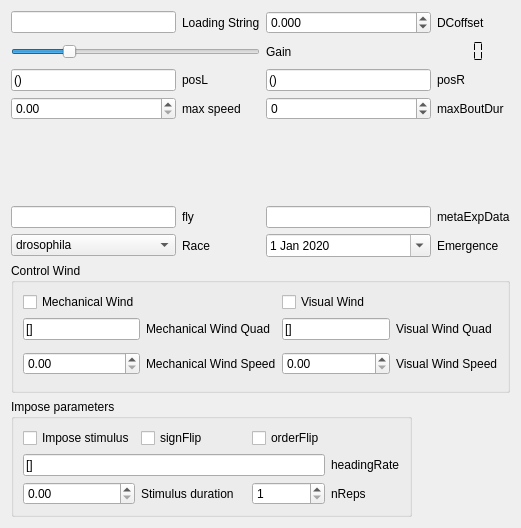
     <widget class="QWidget" name="tab">
      <attribute name="title">
       <string>General</string>
      </attribute>
      <layout class="QFormLayout" name="formLayout">
       <item row="1" column="0">
        <widget class="QGroupBox" name="groupBox_10">
         <property name="enabled">
          <bool>true</bool>
         </property>
         <property name="title">
          <string>Control Wind</string>
         </property>
         <layout class="QGridLayout" name="gridLayout_7">
          <item row="4" column="4">
           <widget class="QLabel" name="label_160">
            <property name="enabled">
             <bool>true</bool>
            </property>
            <property name="text">
             <string>Visual Wind Speed</string>
            </property>
           </widget>
          </item>
          <item row="1" column="0" colspan="2">
           <widget class="QLineEdit" name="mechanicalWindQuad">
            <property name="enabled">
             <bool>true</bool>
            </property>
            <property name="toolTip">
             <string>&lt;html&gt;&lt;head/&gt;&lt;body&gt;&lt;p&gt;Add &lt;span style=&quot; font-weight:600;&quot;&gt;4 &lt;/span&gt;items&lt;/p&gt;&lt;p&gt;[0, 0, 0, 0]&lt;/p&gt;&lt;/body&gt;&lt;/html&gt;</string>
            </property>
            <property name="text">
             <string>[]</string>
            </property>
           </widget>
          </item>
          <item row="4" column="3">
           <widget class="QDoubleSpinBox" name="visualWindSpeed">
            <property name="enabled">
             <bool>true</bool>
            </property>
            <property name="singleStep">
             <double>0.050000000000000</double>
            </property>
           </widget>
          </item>
          <item row="1" column="3">
           <widget class="QLineEdit" name="visualWindQuad">
            <property name="enabled">
             <bool>true</bool>
            </property>
            <property name="toolTip">
             <string>&lt;html&gt;&lt;head/&gt;&lt;body&gt;&lt;p&gt;Add &lt;span style=&quot; font-weight:600;&quot;&gt;4 &lt;/span&gt;items&lt;/p&gt;&lt;p&gt;[0, 0, 0, 0]&lt;/p&gt;&lt;/body&gt;&lt;/html&gt;</string>
            </property>
            <property name="text">
             <string>[]</string>
            </property>
           </widget>
          </item>
          <item row="1" column="4">
           <widget class="QLabel" name="label_31">
            <property name="enabled">
             <bool>true</bool>
            </property>
            <property name="text">
             <string>Visual Wind Quad</string>
            </property>
           </widget>
          </item>
          <item row="4" column="2">
           <widget class="QLabel" name="label_152">
            <property name="enabled">
             <bool>true</bool>
            </property>
            <property name="text">
             <string>Mechanical Wind Speed</string>
            </property>
           </widget>
          </item>
          <item row="0" column="3" colspan="2">
           <widget class="QCheckBox" name="loadVisualWind">
            <property name="enabled">
             <bool>true</bool>
            </property>
            <property name="text">
             <string>Visual Wind</string>
            </property>
           </widget>
          </item>
          <item row="3" column="0" rowspan="3" colspan="2">
           <widget class="QDoubleSpinBox" name="mechanicalWindSpeed">
            <property name="enabled">
             <bool>true</bool>
            </property>
            <property name="singleStep">
             <double>0.050000000000000</double>
            </property>
           </widget>
          </item>
          <item row="1" column="2">
           <widget class="QLabel" name="label_8">
            <property name="enabled">
             <bool>true</bool>
            </property>
            <property name="text">
             <string>Mechanical Wind Quad</string>
            </property>
           </widget>
          </item>
          <item row="0" column="0" colspan="2">
           <widget class="QCheckBox" name="loadMechanicalWind">
            <property name="enabled">
             <bool>true</bool>
            </property>
            <property name="text">
             <string>Mechanical Wind</string>
            </property>
           </widget>
          </item>
         </layout>
        </widget>
       </item>
       <item row="0" column="0" colspan="2">
        <layout class="QGridLayout" name="gridLayout_3">
         <item row="6" column="2">
          <widget class="QSpinBox" name="maxBoutDur">
           <property name="enabled">
            <bool>true</bool>
           </property>
           <property name="minimum">
            <number>-9999</number>
           </property>
           <property name="maximum">
            <number>99999</number>
           </property>
           <property name="singleStep">
            <number>0</number>
           </property>
          </widget>
         </item>
         <item row="3" column="0" colspan="2">
          <widget class="QSlider" name="gain">
           <property name="enabled">
            <bool>true</bool>
           </property>
           <property name="maximum">
            <number>32</number>
           </property>
           <property name="value">
            <number>7</number>
           </property>
           <property name="orientation">
            <enum>Qt::Horizontal</enum>
           </property>
          </widget>
         </item>
         <item row="4" column="3">
          <widget class="QLabel" name="label_20">
           <property name="enabled">
            <bool>true</bool>
           </property>
           <property name="text">
            <string>posR</string>
           </property>
          </widget>
         </item>
         <item row="3" column="3">
          <widget class="QLCDNumber" name="lcdGain">
           <property name="enabled">
            <bool>true</bool>
           </property>
           <property name="frameShape">
            <enum>QFrame::NoFrame</enum>
           </property>
           <property name="numDigits">
            <number>2</number>
           </property>
           <property name="segmentStyle">
            <enum>QLCDNumber::Flat</enum>
           </property>
          </widget>
         </item>
         <item row="1" column="3">
          <widget class="QLabel" name="label_3">
           <property name="enabled">
            <bool>true</bool>
           </property>
           <property name="text">
            <string>DCoffset</string>
           </property>
          </widget>
         </item>
         <item row="1" column="1">
          <widget class="QLabel" name="label">
           <property name="enabled">
            <bool>true</bool>
           </property>
           <property name="text">
            <string>Loading String</string>
           </property>
          </widget>
         </item>
         <item row="4" column="1">
          <widget class="QLabel" name="label_19">
           <property name="enabled">
            <bool>true</bool>
           </property>
           <property name="text">
            <string>posL</string>
           </property>
          </widget>
         </item>
         <item row="1" column="0">
          <widget class="QLineEdit" name="loadingString">
           <property name="enabled">
            <bool>true</bool>
           </property>
          </widget>
         </item>
         <item row="11" column="2">
          <widget class="QDateEdit" name="emergence">
           <property name="date">
            <date>
             <year>2020</year>
             <month>1</month>
             <day>1</day>
            </date>
           </property>
           <property name="calendarPopup">
            <bool>true</bool>
           </property>
          </widget>
         </item>
         <item row="11" column="1">
          <widget class="QLabel" name="label_6">
           <property name="text">
            <string>Race</string>
           </property>
          </widget>
         </item>
         <item row="6" column="3">
          <widget class="QLabel" name="label_22">
           <property name="enabled">
            <bool>true</bool>
           </property>
           <property name="text">
            <string>maxBoutDur</string>
           </property>
          </widget>
         </item>
         <item row="11" column="0">
          <widget class="QComboBox" name="race">
           <item>
            <property name="text">
             <string>drosophila</string>
            </property>
           </item>
           <item>
            <property name="text">
             <string>apple</string>
            </property>
           </item>
           <item>
            <property name="text">
             <string>hawthorn</string>
            </property>
           </item>
           <item>
            <property name="text">
             <string>unknown</string>
            </property>
           </item>
          </widget>
         </item>
         <item row="4" column="0">
          <widget class="QLineEdit" name="posL">
           <property name="enabled">
            <bool>true</bool>
           </property>
           <property name="toolTip">
            <string>&lt;html&gt;&lt;head/&gt;&lt;body&gt;&lt;p&gt;Add &lt;span style=&quot; font-weight:600;&quot;&gt;2 &lt;/span&gt;items&lt;/p&gt;&lt;p&gt;(0, 0)&lt;/p&gt;&lt;/body&gt;&lt;/html&gt;</string>
           </property>
           <property name="text">
            <string>()</string>
           </property>
          </widget>
         </item>
         <item row="6" column="1">
          <widget class="QLabel" name="label_13">
           <property name="enabled">
            <bool>true</bool>
           </property>
           <property name="text">
            <string>max speed</string>
           </property>
          </widget>
         </item>
         <item row="10" column="3">
          <widget class="QLabel" name="label_50">
           <property name="text">
            <string>metaExpData</string>
           </property>
          </widget>
         </item>
         <item row="4" column="2">
          <widget class="QLineEdit" name="posR">
           <property name="enabled">
            <bool>true</bool>
           </property>
           <property name="toolTip">
            <string>&lt;html&gt;&lt;head/&gt;&lt;body&gt;&lt;p&gt;Add &lt;span style=&quot; font-weight:600;&quot;&gt;2 &lt;/span&gt;items&lt;/p&gt;&lt;p&gt;(0, 0)&lt;/p&gt;&lt;/body&gt;&lt;/html&gt;</string>
           </property>
           <property name="text">
            <string>()</string>
           </property>
          </widget>
         </item>
         <item row="11" column="3">
          <widget class="QLabel" name="label_7">
           <property name="text">
            <string>Emergence</string>
           </property>
          </widget>
         </item>
         <item row="6" column="0">
          <widget class="QDoubleSpinBox" name="maxSpeed">
           <property name="enabled">
            <bool>true</bool>
           </property>
          </widget>
         </item>
         <item row="7" column="1">
          <spacer name="verticalSpacer">
           <property name="orientation">
            <enum>Qt::Vertical</enum>
           </property>
           <property name="sizeHint" stdset="0">
            <size>
             <width>20</width>
             <height>40</height>
            </size>
           </property>
          </spacer>
         </item>
         <item row="1" column="2">
          <widget class="QDoubleSpinBox" name="DCoffset">
           <property name="enabled">
            <bool>true</bool>
           </property>
           <property name="decimals">
            <number>3</number>
           </property>
           <property name="minimum">
            <double>-99.989999999999995</double>
           </property>
          </widget>
         </item>
         <item row="3" column="2">
          <widget class="QLabel" name="label_2">
           <property name="enabled">
            <bool>true</bool>
           </property>
           <property name="text">
            <string>Gain</string>
           </property>
          </widget>
         </item>
         <item row="10" column="0">
          <widget class="QLineEdit" name="fly"/>
         </item>
         <item row="10" column="1">
          <widget class="QLabel" name="label_49">
           <property name="text">
            <string>fly</string>
           </property>
          </widget>
         </item>
         <item row="10" column="2">
          <widget class="QLineEdit" name="metaExpData"/>
         </item>
         <item row="7" column="0">
          <spacer name="verticalSpacer_2">
           <property name="orientation">
            <enum>Qt::Vertical</enum>
           </property>
           <property name="sizeHint" stdset="0">
            <size>
             <width>20</width>
             <height>40</height>
            </size>
           </property>
          </spacer>
         </item>
         <item row="8" column="1">
          <spacer name="verticalSpacer_3">
           <property name="orientation">
            <enum>Qt::Vertical</enum>
           </property>
           <property name="sizeHint" stdset="0">
            <size>
             <width>20</width>
             <height>40</height>
            </size>
           </property>
          </spacer>
         </item>
        </layout>
       </item>
       <item row="2" column="0">
        <widget class="QGroupBox" name="groupBox">
         <property name="enabled">
          <bool>true</bool>
         </property>
         <property name="title">
          <string>Impose parameters</string>
         </property>
         <property name="checkable">
          <bool>false</bool>
         </property>
         <layout class="QGridLayout" name="gridLayout_4">
          <item row="2" column="2" colspan="2">
           <widget class="QLabel" name="label_364">
            <property name="enabled">
             <bool>true</bool>
            </property>
            <property name="text">
             <string>Stimulus duration</string>
            </property>
           </widget>
          </item>
          <item row="2" column="1">
           <widget class="QDoubleSpinBox" name="imposeStimulusDuration">
            <property name="enabled">
             <bool>true</bool>
            </property>
           </widget>
          </item>
          <item row="0" column="1">
           <widget class="QCheckBox" name="imposeStimulus">
            <property name="enabled">
             <bool>true</bool>
            </property>
            <property name="text">
             <string>Impose stimulus</string>
            </property>
           </widget>
          </item>
          <item row="0" column="2">
           <widget class="QCheckBox" name="signFlip">
            <property name="enabled">
             <bool>true</bool>
            </property>
            <property name="text">
             <string>signFlip</string>
            </property>
           </widget>
          </item>
          <item row="2" column="7">
           <widget class="QLabel" name="label_371">
            <property name="enabled">
             <bool>true</bool>
            </property>
            <property name="text">
             <string>nReps</string>
            </property>
           </widget>
          </item>
          <item row="2" column="6">
           <widget class="QSpinBox" name="nReps">
            <property name="enabled">
             <bool>true</bool>
            </property>
            <property name="minimum">
             <number>1</number>
            </property>
           </widget>
          </item>
          <item row="0" column="6">
           <widget class="QCheckBox" name="orderFlip">
            <property name="enabled">
             <bool>true</bool>
            </property>
            <property name="text">
             <string>orderFlip</string>
            </property>
           </widget>
          </item>
          <item row="1" column="7">
           <widget class="QLabel" name="label_363">
            <property name="enabled">
             <bool>true</bool>
            </property>
            <property name="text">
             <string>headingRate</string>
            </property>
           </widget>
          </item>
          <item row="1" column="1" colspan="6">
           <widget class="QLineEdit" name="headingRate">
            <property name="enabled">
             <bool>true</bool>
            </property>
            <property name="toolTip">
             <string>&lt;html&gt;&lt;head/&gt;&lt;body&gt;&lt;p&gt;Add &lt;span style=&quot; font-weight:600;&quot;&gt;x &lt;/span&gt;items&lt;/p&gt;&lt;p&gt;[]&lt;/p&gt;&lt;/body&gt;&lt;/html&gt;</string>
            </property>
            <property name="text">
             <string>[]</string>
            </property>
           </widget>
          </item>
         </layout>
         <zorder>label_364</zorder>
         <zorder>imposeStimulusDuration</zorder>
         <zorder>headingRate</zorder>
         <zorder>imposeStimulus</zorder>
         <zorder>signFlip</zorder>
         <zorder>label_371</zorder>
         <zorder>nReps</zorder>
         <zorder>orderFlip</zorder>
         <zorder>label_363</zorder>
        </widget>
       </item>
      </layout>
     </widget>
